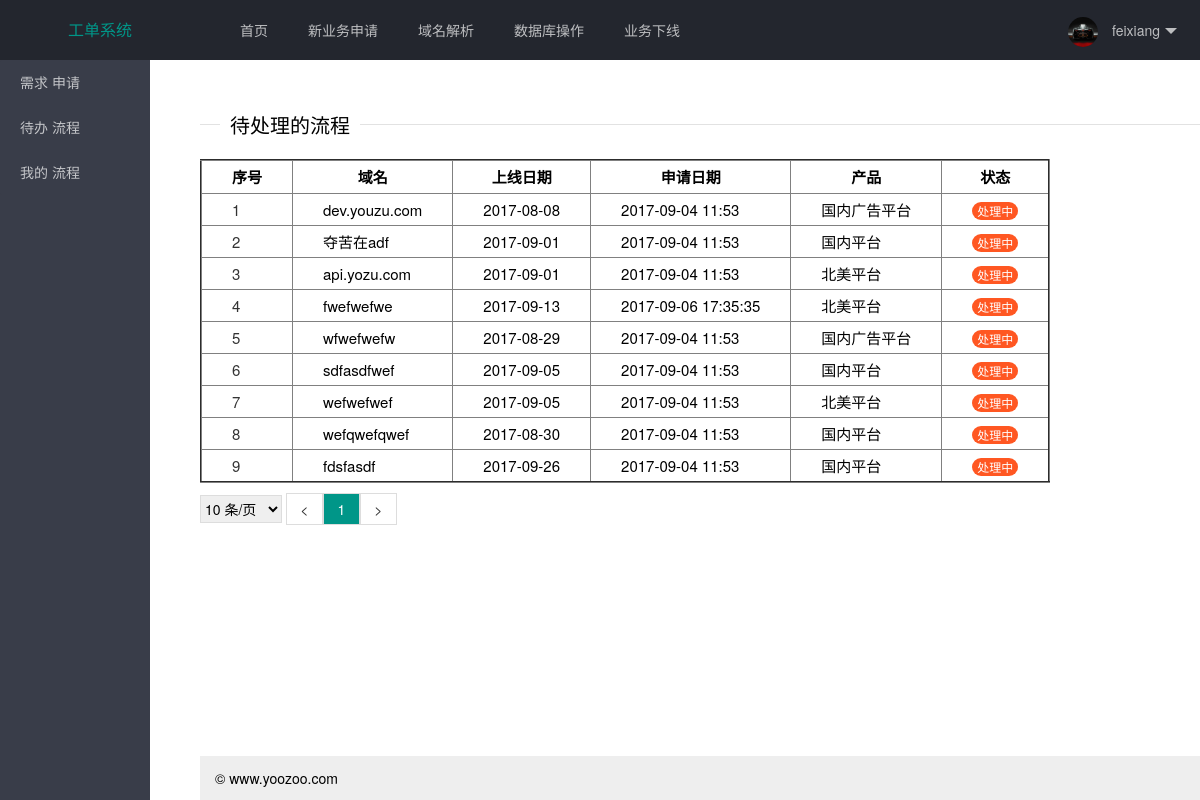
The page /backlog.html (signed in) on the database its author committed.
### work/models.py (models this page shows)
class Domain_info(models.Model):
    project_name = models.CharField(max_length=64, null=True)
    domain = models.CharField(max_length=64)
    online_date = models.CharField(max_length=64, db_index=True)
    https = models.CharField(max_length=32, null=True)  # 0是http, 1是https
    state = models.CharField(max_length=128)
    author = models.CharField(max_length=32)
    status = models.CharField(max_length=4)     # 0 是进行中，1是已完成
    apply_date = models.CharField(max_length=64)
    product = models.ForeignKey("Product", to_field="id")
    ops = models.ForeignKey('User_Info', to_field="id")
    class Meta:
        db_table = 'domain_info'

class Product(models.Model):
    name = models.CharField(max_length=64, db_index=True)
    class Meta:
        db_table = 'product_names'

class Op_domain(models.Model):
    domain = models.CharField(max_length=64, db_index=True)
    IP = models.CharField(max_length=64)
    internal = models.CharField(max_length=32)
    online_date = models.CharField(max_length=64, db_index=True)
    state = models.CharField(max_length=128)
    author = models.CharField(max_length=32)
    status = models.CharField(max_length=4)  # 0 是进行中，1是已完成
    apply_date = models.CharField(max_length=64)
    ops = models.ForeignKey('User_Info', to_field="id")
    product = models.ForeignKey("Product", to_field="id")
    class Meta:
        db_table = 'op_domain'

### work/view/account.py (the view)
    def inner(request, *args, **kwargs):
        v = request.session.get('is_login',None)
        if not v:
            return redirect('/login/')
        return func(request, *args, **kwargs)

### utils/pagination.py (called while the page is built)
    @property
    def start(self):
        return (self.current_page - 1) * self.per_page_count

    @property
    def end(self):
        return self.current_page * self.per_page_count

    @property
    def total_count(self):
        v, y = divmod(self.data_count, self.per_page_count)
        if y:
            v += 1
        return v

### work/view/account.py (called while the page is built)
def auth(func):
    def inner(request, *args, **kwargs):
        v = request.session.get('is_login',None)
        if not v:
            return redirect('/login/')
        return func(request, *args, **kwargs)
    return inner

### work/views.py (called while the page is built)
@auth
def backlog(request):
    username = request.session.get('username')
    obj = models.User_Info.objects.filter(username=username).all()
    LIST = []
    for project in obj:
        for item in project.domain_info_set.all():
            if item.status == '0':
                LIST.append(item)
        for item2 in project.op_domain_set.all():
            if item2.status == '0':
                LIST.append(item2)
    current_page = request.GET.get('p', 1)
    current_page = int(current_page)
    val = int(20)
    page_obj = pagination.Page(current_page, len(LIST), val)
    data = LIST[page_obj.start:page_obj.end]
    page_str = page_obj.page_str('/backlog.html')
    return render(request, 'backlog.html', {'data': data, 'page_str': page_str})

### templates/backlog.html (shortened to what this page needs)
{% extends 'base.html' %}
{% block content %}
    <fieldset class="layui-elem-field layui-field-title" style="margin-top: 50px;">
        <legend>待处理的流程</legend>
    </fieldset>
    <div>
        <table border="2">
            <thead>
            <tr>
                <th class="backlog-border">序号</th>
                <th class="backlog-border">域名</th>
                <th class="backlog-border">上线日期</th>
                <th class="backlog-border">申请日期</th>
                <th class="backlog-border">产品</th>
                <th class="backlog-border">状态</th>
            </tr>
            </thead>
            <tbody>
            {% for item in data %}
            <tr>
                <td class="backlog-border"><a href="#">{{ forloop.counter }}</a></td>
                <td class="backlog-border">{{ item.domain }}</td>
                <td class="backlog-border">{{ item.online_date }}</td>
                <td class="backlog-border">{{ item.apply_date }}</td>
                <td class="backlog-border">{{ item.product.name }}</td>
                {% if item.status in '0' %}
                <td class="backlog-border"><span class="layui-badge">处理中</span></td>
                {% else %}
                <td class="backlog-border"><span class="layui-badge layui-bg-green">已完成</span></td>
                {% endif %}
            </tr>
            {% endfor %}
            </tbody>
        </table>
        <div style="padding: 10px 0;">
            <div style="display: inline-block">
                <select id="ps" style="height: 28px; border: 1px solid #dddddd" onchange="changePageSize()">
                    <option value="10">10 条/页</option>
                </select>
            </div>
            <div class="pagination" style="display:inline-block;">
                {{ page_str }}
            </div>
        </div>
    </div>
{% endblock %}

### static/css/layui.css (style rules this page uses)
blockquote,body,button,dd,div,dl,dt,form,h1,h2,h3,h4,h5,h6,input,li,ol,p,pre,td,textarea,th,ul { margin:0;padding:0;-webkit-tap-highlight-color:rgba(0,0,0,0) }
table { border-collapse:collapse;border-spacing:0 }
button,input,optgroup,option,select,textarea { font-family:inherit;font-size:inherit;font-style:inherit;font-weight:inherit;outline:0 }
body { line-height:24px;font:14px Helvetica Neue,Helvetica,PingFang SC,\5FAE\8F6F\96C5\9ED1,Tahoma,Arial,sans-serif }
a { color:#333;text-decoration:none }
.layui-elem-field { margin-bottom:10px;padding:0;border:1px solid #e2e2e2 }
.layui-elem-field legend { margin-left:20px;padding:0 10px;font-size:20px;font-weight:300 }
.layui-field-title { margin:10px 0 20px;border:none;border-top:1px solid #e2e2e2 }
.layui-badge,.layui-badge-rim { line-height:18px;padding:0 5px }
.layui-badge,.layui-badge-dot,.layui-badge-rim { position:relative;display:inline-block;font-size:12px;background-color:#FF5722;color:#fff }
.layui-badge { min-width:8px;height:18px;text-align:center;border-radius:9px }

### templates/base.html (style rules this page uses)
.backlog-border { padding: 10px 30px; }
.backlog-border { padding: 5px 30px; font-size: 15px; }
.pagination .page { display: inline-block; width: 25px; padding: 5px; border: 1px solid #dddddd; text-align: center; }
.pagination .page.active { background-color: #009688; color: white; }

### rows shown on the page
Domain_info: domain "dev.youzu.com", online_date "2017-08-08", apply_date "2017-09-04 11:53", product.name "国内广告平台", status "处理中"
Domain_info: domain "夺苦在adf", online_date "2017-09-01", apply_date "2017-09-04 11:53", product.name "国内平台", status "处理中"
Domain_info: domain "api.yozu.com", online_date "2017-09-01", apply_date "2017-09-04 11:53", product.name "北美平台", status "处理中"
Domain_info: domain "fwefwefwe", online_date "2017-09-13", apply_date "2017-09-06 17:35:35", product.name "北美平台", status "处理中"
Op_domain: domain "wfwefwefw", online_date "2017-08-29", apply_date "2017-09-04 11:53", product.name "国内广告平台", status "处理中"
Op_domain: domain "sdfasdfwef", online_date "2017-09-05", apply_date "2017-09-04 11:53", product.name "国内平台", status "处理中"
Op_domain: domain "wefwefwef", online_date "2017-09-05", apply_date "2017-09-04 11:53", product.name "北美平台", status "处理中"
Op_domain: domain "wefqwefqwef", online_date "2017-08-30", apply_date "2017-09-04 11:53", product.name "国内平台", status "处理中"
Op_domain: domain "fdsfasdf", online_date "2017-09-26", apply_date "2017-09-04 11:53", product.name "国内平台", status "处理中"

### other values the page prints
{{ request.session.username }} "feixiang"
{{ page_str }} "< 1 >"
